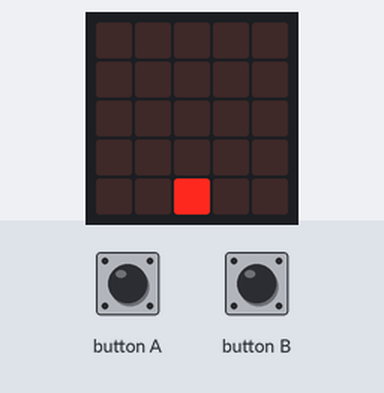
The program below on a simulated BBC micro:bit (MakeCode). Parts: the board's 5×5 LED display. The inputs (shaded band) are chosen by the test bench. Random numbers come from a fixed seed.

Above: at 1.2 s.
1.3 s: button A pressed for 0.15 s
At 2.2 s:
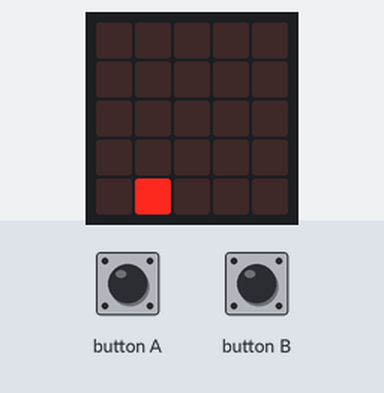
2.9 s: button A pressed for 0.15 s
At 3.4 s:
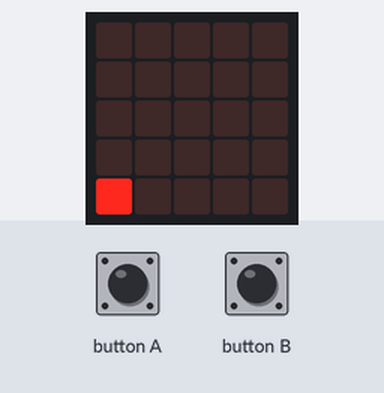
4.5 s: button B pressed for 0.15 s
At 5.8 s:
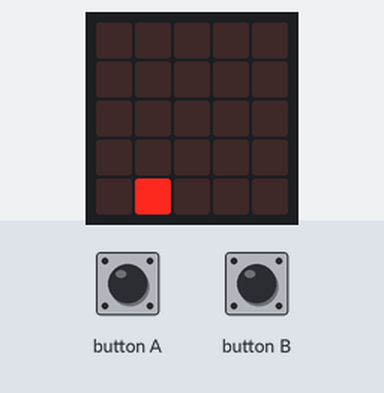
6.1 s: button B pressed 5 times (0.12 s each, 0.3 s apart)
At 7.6 s:
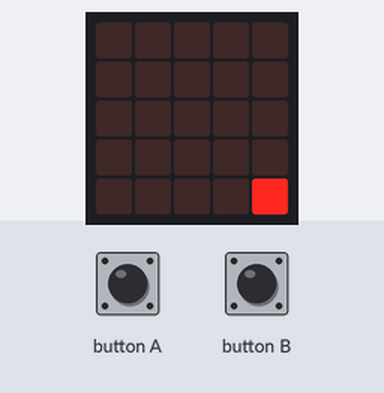
Timing chart, 0 to 9.1 s (numbered marks = the images above; inputs shaded):
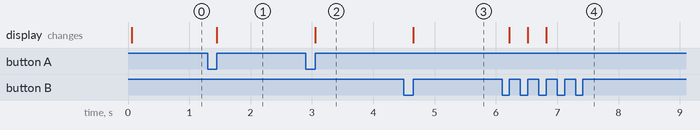

The program:

main.ts
```typescript
input.onButtonPressed(Button.A, function () {
    led.unplot(posXpion, posYpion)
    posXpion += -1
    led.plot(posXpion, posYpion)
    if (posXpion <= 0) {
        led.plot(0, 4)
    }
    basic.pause(100)
})
input.onButtonPressed(Button.B, function () {
    led.unplot(posXpion, posYpion)
    posXpion += 1
    led.plot(posXpion, posYpion)
    if (posXpion >= 4) {
        led.plot(4, 4)
    }
    basic.pause(100)
})
let posYpion = 0
let posXpion = 0
let posx = randint(0, 4)
let posY = 0
let direction = 1
posXpion = 2
posYpion = 4
let direction_pion = 1
led.plot(posx, posY)
led.plot(posXpion, posYpion)
basic.forever(function () {
    led.unplot(posx, posY)
    posY += direction
    posx += randint(0, 3)
    led.plot(posx, posY)
    if (true) {

    }
    if (posY <= 0) {
        direction = 1
    } else if (posY >= 4) {
        direction = -1
    }
})
```

test.ts
```typescript
// les tests vont ici ; cela ne sera pas compilé si ce paquet est utilisé en tant qu'extension.
```

Measured:
- after the input at 1.3 s, the display: changes after 0.15 s (image 1)
- after the input at 2.9 s, the display: changes after 0.15 s (image 2)
- after the input at 4.5 s, the display: changes after 0.15 s (image 3)
- after the input at 6.1 s, the display: first changes after 0.12 s (image 4 shows a later state)
